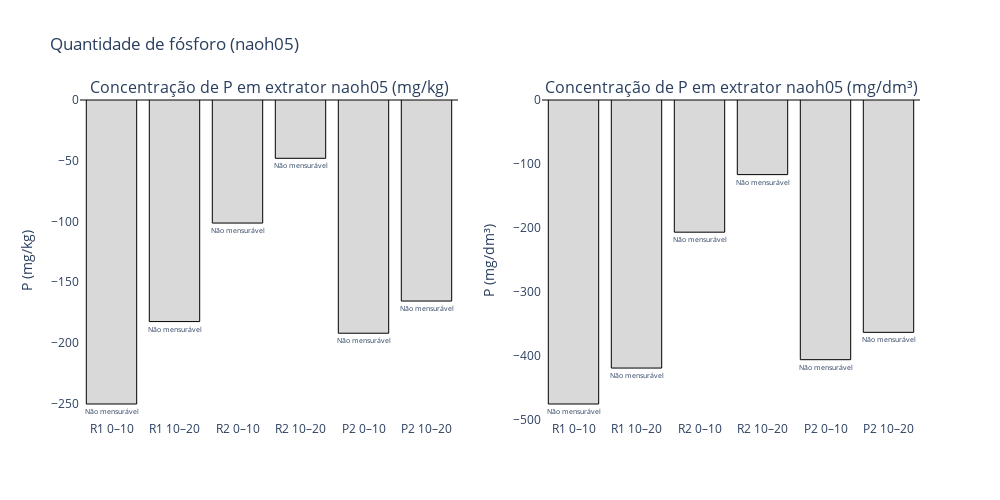

Here is the notebook cell this chart was saved with:
### Code cell
import plotly.graph_objects as go
from plotly.subplots import make_subplots
import numpy as np

# Seus dados (mantém o mesmo formato)
valores_mgkg = np.array([
    R1_0_10_naoh05,
    R1_10_20_naoh05,
    R2_0_10_naoh05,
    R2_10_20_naoh05,
    P2_0_10_naoh05,
    P2_10_20_naoh05
], dtype=float)

valores_mg_dm3 = np.array(valores_mg_dm3, dtype=float)
densidades = np.array(densidades, dtype=float)

labels = ['R1 0–10','R1 10–20','R2 0–10','R2 10–20','P2 0–10','P2 10–20']

def colors_for(vals):
    return ['#74c476' if v >= 0 else '#d9d9d9' for v in vals]

# Exibir dados no terminal
for label, dens, mgkg, mgdm3 in zip(labels, densidades, valores_mgkg, valores_mg_dm3):
    print(f"{label}: densidade = {dens:.4f} g/cm³  |  {mgkg:.2f} mg/kg  ->  {mgdm3:.2f} mg/dm³")

# Criação das duas colunas (subplots lado a lado)
fig = make_subplots(rows=1, cols=2, subplot_titles=("Concentração de P em extrator naoh05 (mg/kg)", "Concentração de P em extrator naoh05 (mg/dm³)"))

# --- Primeiro gráfico (mg/kg)
colors1 = colors_for(valores_mgkg)
texts1 = [f"{v:.2f}" if v >= 0 else "Não mensurável" for v in valores_mgkg]
fig.add_trace(
    go.Bar(
        x=labels,
        y=valores_mgkg,
        text=texts1,
        textposition="outside",
        marker=dict(color=colors1, line=dict(color='black', width=1)),
        name="P (mg/kg)"
    ),
    row=1, col=1
)

# --- Segundo gráfico (mg/dm³)
colors2 = colors_for(valores_mg_dm3)
texts2 = [f"{v:.2f}" if v >= 0 else "Não mensurável" for v in valores_mg_dm3]
fig.add_trace(
    go.Bar(
        x=labels,
        y=valores_mg_dm3,
        text=texts2,
        textposition="outside",
        marker=dict(color=colors2, line=dict(color='black', width=1)),
        name="P (mg/dm³)"
    ),
    row=1, col=2
)

# Layout geral
fig.update_layout(
    height=500,
    width=1000,
    title_text="Quantidade de fósforo (naoh05)",
    showlegend=False,
    plot_bgcolor='rgba(0,0,0,0)',
)
fig.update_yaxes(title_text="P (mg/kg)", row=1, col=1, zeroline=True, zerolinewidth=1, zerolinecolor='black')
fig.update_yaxes(title_text="P (mg/dm³)", row=1, col=2, zeroline=True, zerolinewidth=1, zerolinecolor='black')

fig.show()

### Figure 1 — Plotly figure (JSON) as saved in the notebook; plotly's stock layout.template omitted (floating-point values rounded to 4 significant figures)
{"data": [{"marker": {"color": ["#d9d9d9", "#d9d9d9", "#d9d9d9", "#d9d9d9", "#d9d9d9", "#d9d9d9"], "line": {"color": "black", "width": 1}}, "name": "P (mg/kg)", "text": ["Não mensurável", "Não mensurável", "Não mensurável", "Não mensurável", "Não mensurável", "Não mensurável"], "textposition": "outside", "type": "bar", "x": ["R1 0–10", "R1 10–20", "R2 0–10", "R2 10–20", "P2 0–10", "P2 10–20"], "xaxis": "x", "y": [-250.1, -182.3, -101.3, -47.98, -191.9, -165.4], "yaxis": "y"}, {"marker": {"color": ["#d9d9d9", "#d9d9d9", "#d9d9d9", "#d9d9d9", "#d9d9d9", "#d9d9d9"], "line": {"color": "black", "width": 1}}, "name": "P (mg/dm³)", "text": ["Não mensurável", "Não mensurável", "Não mensurável", "Não mensurável", "Não mensurável", "Não mensurável"], "textposition": "outside", "type": "bar", "x": ["R1 0–10", "R1 10–20", "R2 0–10", "R2 10–20", "P2 0–10", "P2 10–20"], "xaxis": "x2", "y": [-475.9, -419.6, -206.9, -116.8, -406.5, -363.7], "yaxis": "y2"}], "layout": {"annotations": [{"font": {"size": 16}, "showarrow": false, "text": "Concentração de P em extrator naoh05 (mg/kg)", "x": 0.225, "xanchor": "center", "xref": "paper", "y": 1, "yanchor": "bottom", "yref": "paper"}, {"font": {"size": 16}, "showarrow": false, "text": "Concentração de P em extrator naoh05 (mg/dm³)", "x": 0.775, "xanchor": "center", "xref": "paper", "y": 1, "yanchor": "bottom", "yref": "paper"}], "height": 500, "plot_bgcolor": "rgba(0,0,0,0)", "showlegend": false, "title": {"text": "Quantidade de fósforo (naoh05)"}, "width": 1000, "xaxis": {"anchor": "y", "domain": [0, 0.45]}, "xaxis2": {"anchor": "y2", "domain": [0.55, 1]}, "yaxis": {"anchor": "x", "domain": [0, 1], "title": {"text": "P (mg/kg)"}, "zeroline": true, "zerolinecolor": "black", "zerolinewidth": 1}, "yaxis2": {"anchor": "x2", "domain": [0, 1], "title": {"text": "P (mg/dm³)"}, "zeroline": true, "zerolinecolor": "black", "zerolinewidth": 1}}}
